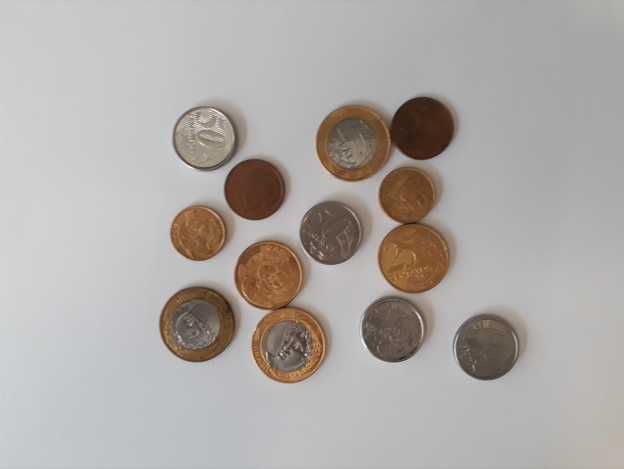
#> input picture moeda4.png, 1248 x 938 px (shown at 1/2 size)
$ python main.py
#> lines starting #> are read from the running program, lines starting #| are printed output that depends on the picture; after the words box and inside, x2 and y2 are one past the last pixel; in counts of white or black regions, pixels touching at a corner belong together
import cv2
import numpy as np

# Medida das moedas em milimetros
diametro1Real = 27
diametro25Centavos = 25   # identificar pelo raio
diametro10Centavos = 20   # identificar pela raio
diametro5Centavos = 22    # identificar pela raio

# Definindo a razão das moedas com a de um real
razao25Centavos = diametro25Centavos / diametro1Real
razao10Centavos = diametro10Centavos / diametro1Real
razao5Centavos = diametro5Centavos / diametro1Real

def main():

    input = cv2.imread('moeda4.png')
#> input is the input picture: shape (938, 1248, 3); mean B, G, R 167.1, 170.3, 174.8

    (processado, output, somaMoedas, media1Real) = processar1Real(input, processado=input.copy(),
                                                                  output=input.copy(), somaMoedas=0)
    (processado, output, somaMoedas) = processar50Centavos(processado, output, somaMoedas)
    (output, somaMoedas) = processarRestante(processado, output, somaMoedas, media1Real)
    instrucoesFinais(output, somaMoedas)


def processar1Real(input, processado, output, somaMoedas):

#> called with somaMoedas = 0
    media1Real = 0;
    hsv = cv2.medianBlur(cv2.cvtColor(input, cv2.COLOR_BGR2HSV), 9)

    mascara = cv2.inRange(hsv, np.array([0, 0, 0]), np.array([255, 102, 255]))
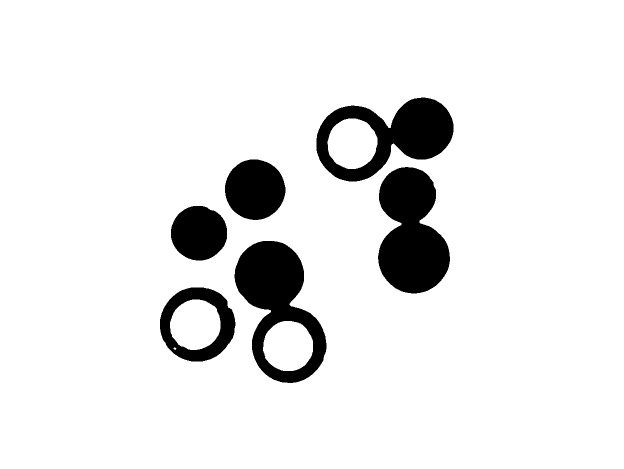
#> mascara: shape (938, 1248) (shown at 1/2 size); 91.2% white; 6 black regions, box (x1, y1, x2, y2) and area: (756, 334, 900, 587) 25833, (469, 482, 653, 766) 24773, (633, 195, 907, 363) 22070, (450, 319, 571, 440) 11415, (342, 412, 454, 521) 9603, (320, 575, 471, 723) 9463
    circulos = cv2.HoughCircles(image=mascara, method=cv2.HOUGH_GRADIENT, dp=1, minDist=50,
                                param1=50, param2=30, minRadius=40, maxRadius=100)
#> circulos = [[394.5, 647.5, 74.5], [707.5, 285.5, 74.9], [579.5, 689.5, 75.9]]

    circulosDetectados = np.uint16(np.around(circulos))
#> circulosDetectados = [[394, 648, 74], [708, 286, 75], [580, 690, 76]]

    for (x, y, raio) in circulosDetectados[0, :]:
        cv2.circle(output, (x, y), raio, (0, 140, 255), 3)
        k = raio + 8
        processado[y-k: y+k, x-k: x+k] = cv2.blur(processado[y-k: y+k, x-k: x+k], (199, 199))
        cv2.putText(output, "R$ 1.00", (x - 50, y), cv2.FONT_HERSHEY_DUPLEX, 0.75, (0, 0, 0), 1)
        somaMoedas += 1
        media1Real += float(raio)
#> this loop made 3 passes
#> (x, y, media1Real) on passes 1 to 3: (394, 648, 74), (708, 286, 149), (580, 690, 225)
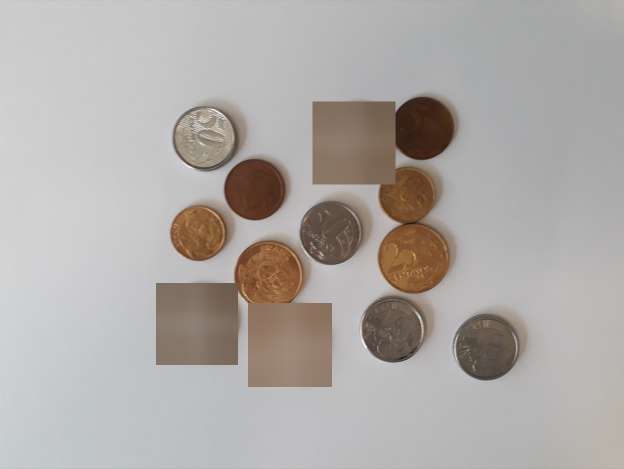
#> processado: shape (938, 1248, 3) (shown at 1/2 size); mean of channels 0, 1, 2 167, 170.2, 174.8; drawn as B, G, R
#> after the loop, media1Real = 225; somaMoedas = 3

    media1Real /= somaMoedas
#> media1Real = 75
#> in main, `(processado, output, somaMoedas, media1Real) = processar1Real(input, p..`: somaMoedas = 3; media1Real = 75
    return processado, output, somaMoedas, media1Real


def processar50Centavos(processado, output, somaMoedas):

#> called with somaMoedas = 3
    hsv = cv2.medianBlur(cv2.cvtColor(processado, cv2.COLOR_BGR2HSV), 1)
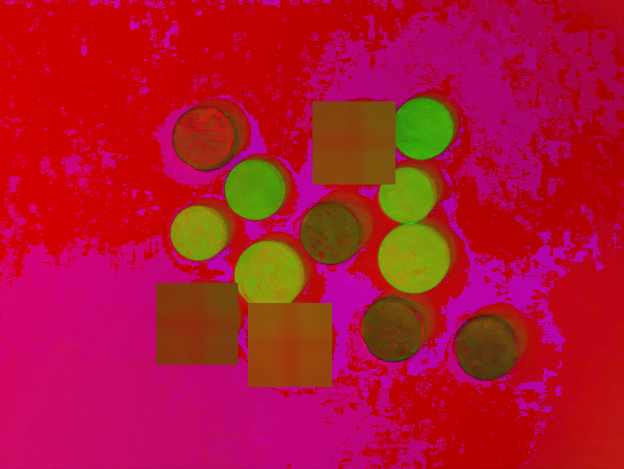
#> hsv: shape (938, 1248, 3) (shown at 1/2 size); mean of channels 0, 1, 2 48.7, 20, 175.9; drawn as B, G, R

    mascara = cv2.inRange(hsv, np.array([0, 0, 0]), np.array([255, 60, 135]))
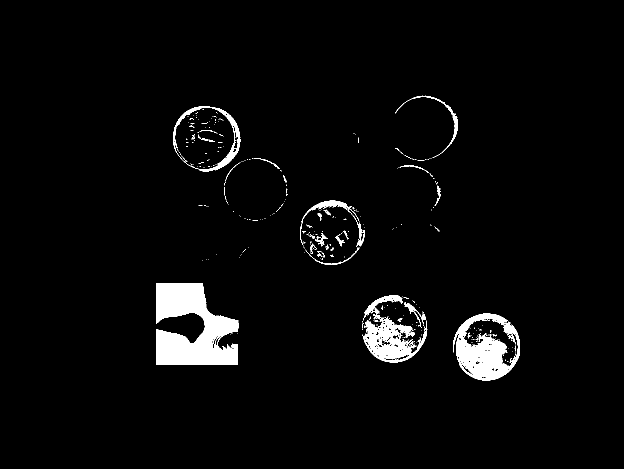
#> mascara: shape (938, 1248) (shown at 1/2 size); 3.4% white; 334 white regions (301 under 20 px), largest, box (x1, y1, x2, y2) and area: (312, 566, 478, 730) 17687, (906, 627, 1040, 761) 8974, (725, 634, 855, 725) 5499
    circulos = cv2.HoughCircles(image=mascara, method=cv2.HOUGH_GRADIENT, dp=1, minDist=50,
                                param1=50, param2=30, minRadius=40, maxRadius=100)
#> circulos = [[408.5, 273.5, 59], [785.5, 659.5, 61.2], [974.5, 692.5, 65.7], [666.5, 455.5, 54.8]]

    if circulos is not None:
        circulosDetectados = np.uint16(np.around(circulos))
#> circulosDetectados = [[408, 274, 59], [786, 660, 61], [974, 692, 66], [666, 456, 55]]

        for (x, y, raio) in circulosDetectados[0, :]:
            cv2.circle(output, (x, y), raio, (255, 255, 255), 3)
            k = raio + 8 #constante
            processado[y-k: y+k, x-k: x+k] = cv2.blur(processado[y-k: y+k, x-k: x+k], (199, 199))
            cv2.putText(output, "R$ 0.50", (x - 45, y), cv2.FONT_HERSHEY_DUPLEX, 0.75, (0, 0, 0), 1)
            somaMoedas += 0.5
#> this loop made 4 passes
#> (x, y, raio, k, somaMoedas) on passes 1 to 4: (408, 274, 59, 67, 3.5), (786, 660, 61, 69, 4), (974, 692, 66, 74, 4.5), (666, 456, 55, 63, 5)
#> output: shape (938, 1248, 3); mean of channels 0, 1, 2 167.4, 171.3, 176.3
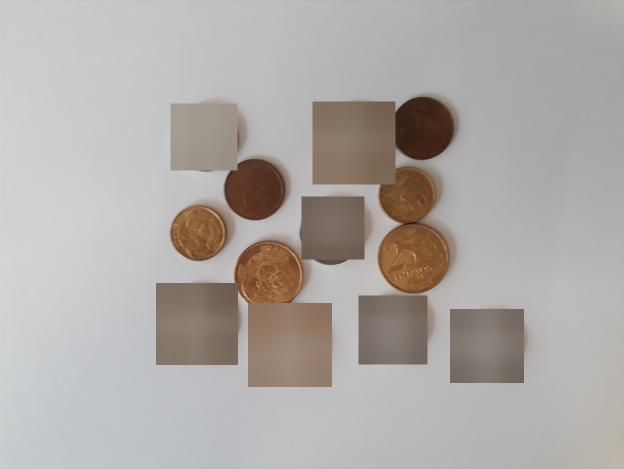
#> processado: shape (938, 1248, 3) (shown at 1/2 size); 6.39% of pixels changed, all inside (x1, y1, x2, y2) = (341, 207, 1048, 766); drawn as B, G, R
#> after the loop, somaMoedas = 5

    return processado, output, somaMoedas


def processarRestante(processado, output, somaMoedas, media1Real):

#> called with somaMoedas = 5, media1Real = 75
    gray = cv2.medianBlur(cv2.cvtColor(processado, cv2.COLOR_BGR2GRAY), 15)
    circulos = cv2.HoughCircles(image=gray, method=cv2.HOUGH_GRADIENT, dp=1, minDist=50,
                                param1=50, param2=30, minRadius=45, maxRadius=100)
#> circulos = [[827.5, 515.5, 71.6], [510.5, 378.5, 60.6], [846.5, 255.5, 61.9], [396.5, 465.5, 55.5], [536.5, 549.5, 68.8], [814.5, 385.5, 58.4]]

    circulosDetectados = np.uint16(np.around(circulos))
#> circulosDetectados = [[828, 516, 72], [510, 378, 61], [846, 256, 62], [396, 466, 56], [536, 550, 69], [814, 386, 58]]

    for (x, y, raio) in circulosDetectados[0, :]:

        razao = float(round(raio/media1Real, 2))

        # 25 Centavos, se:    0.98 >= razao >= 0.86
        if (razao25Centavos + 0.06) >= razao >= (razao25Centavos - 0.06):
            somaMoedas += 0.25
            cv2.circle(output, (x, y), raio, (0, 0, 0), 3)
            cv2.putText(output, "R$ 0.25", (x - 45, y), cv2.FONT_HERSHEY_DUPLEX, 0.75, (0, 0, 0), 1)

        # 5 Centavos, se:      0.86 > razao >= 0.80
        elif (razao5Centavos + 0.05) > razao >= (razao5Centavos - 0.01):
            somaMoedas += 0.05
            cv2.circle(output, (x, y), raio, (123, 0, 0), 3)
            cv2.putText(output, "R$ 0.05", (x - 45, y), cv2.FONT_HERSHEY_DUPLEX, 0.75, (0, 0, 0), 1)

        # 10 Centavos, se:      0.80 > razao >= 0.67
        elif (razao10Centavos + 0.06) > razao >= (razao10Centavos - 0.07):
            somaMoedas += 0.10
            cv2.circle(output, (x, y), raio, (123, 0, 123), 3)
            cv2.putText(output, "R$ 0.10", (x - 45, y), cv2.FONT_HERSHEY_DUPLEX, 0.75, (0, 0, 0), 1)
#> this loop made 6 passes
#> (x, y, raio, razao, somaMoedas) on passes 1 to 6: (828, 516, 72, 0.96, 5.25), (510, 378, 61, 0.81, 5.3), (846, 256, 62, 0.83, 5.35), (396, 466, 56, 0.75, 5.45), (536, 550, 69, 0.92, 5.7), (814, 386, 58, 0.77, 5.8)
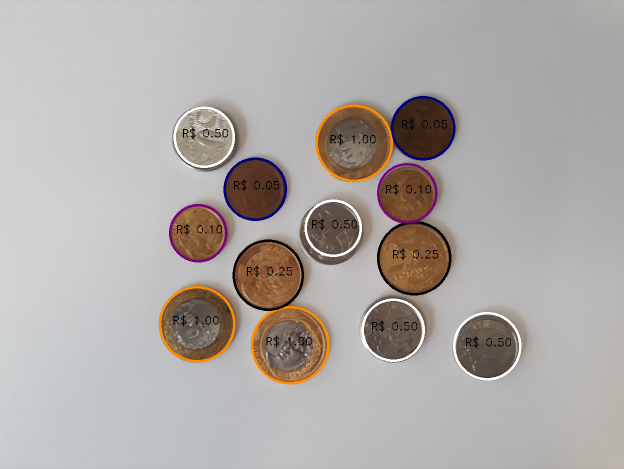
#> output: shape (938, 1248, 3) (shown at 1/2 size); mean of channels 0, 1, 2 167.2, 170.1, 175.2; drawn as B, G, R
#> after the loop, somaMoedas = 5.8

    return output, somaMoedas


def instrucoesFinais(output, somaMoedas):

#> called with somaMoedas = 5.8
    cv2.putText(output, "Total: R$ " + str("%.2f" %somaMoedas),
                (50, 50), cv2.FONT_HERSHEY_DUPLEX, 1, (0, 0, 0), 1)
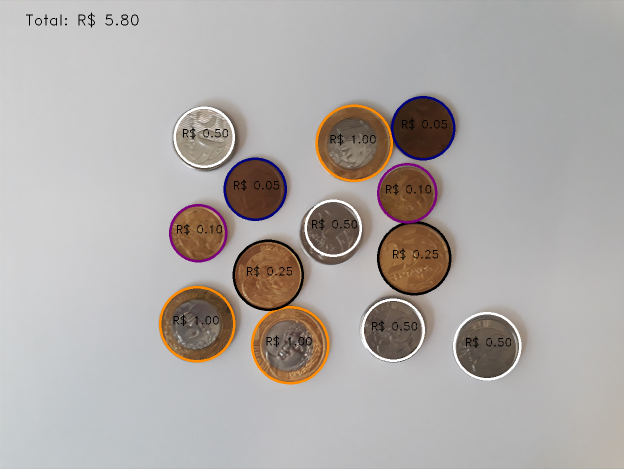
#> output: shape (938, 1248, 3) (shown at 1/2 size); 0.08% of pixels changed, all inside (x1, y1, x2, y2) = (52, 25, 277, 55); drawn as B, G, R
    cv2.imshow("output", output)
    cv2.waitKey(0)

if __name__ == '__main__':
    main()

$ run again, with moeda2.png copied over moeda4.png
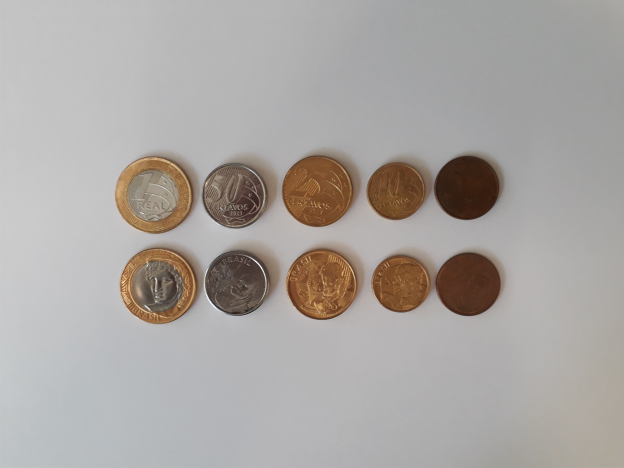
#> input picture moeda2.png, 1247 x 935 px (shown at 1/2 size)
#> in main, input is the input picture: shape (935, 1247, 3); mean B, G, R 162.2, 165.5, 170
#> in processar1Real, `mascara = cv2.inRange(hsv, np.array([0, 0, 0]), np.array([255, 102, 25..`:
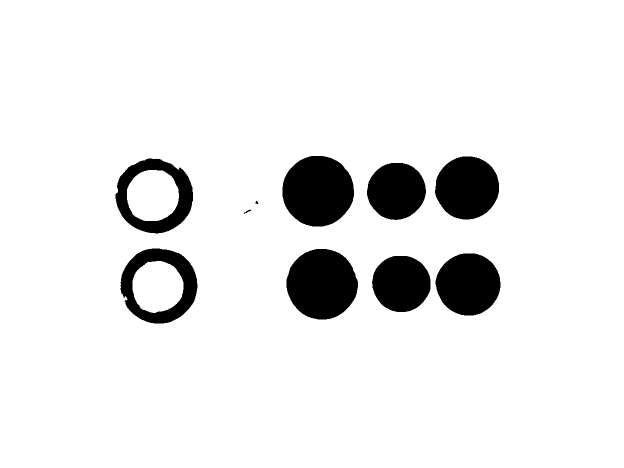
#> mascara: shape (935, 1247) (shown at 1/2 size); 91.7% white; 10 black regions, largest, box (x1, y1, x2, y2) and area: (565, 312, 708, 453) 15886, (573, 498, 716, 639) 15658, (870, 313, 998, 439) 12624
#> in processar1Real, `circulos = cv2.HoughCircles(image=mascara, method=cv2.HOUGH_GRADIENT, ..`: circulos = [[317.5, 570.5, 76.3], [309.5, 391.5, 76.1]]
#> in processar1Real, `circulosDetectados = np.uint16(np.around(circulos))`: circulosDetectados = [[318, 570, 76], [310, 392, 76]]
#> the loop in processar1Real, `for (x, y, raio) in circulosDetectados[0, :]:` made 2 passes
#> (x, y, raio, k, somaMoedas, media1Real) on passes 1 to 2: (318, 570, 76, 84, 1, 76), (310, 392, 76, 84, 2, 152)
#> after the loop in processar1Real, `for (x, y, raio) in circulosDetectados[0, :]:`: media1Real = 152; somaMoedas = 2
#> in processar1Real, `media1Real /= somaMoedas`: media1Real = 76
#> in main, `(processado, output, somaMoedas, media1Real) = processar1Real(input, p..`: somaMoedas = 2; media1Real = 76
#> in processar50Centavos, `circulos = cv2.HoughCircles(image=mascara, method=cv2.HOUGH_GRADIENT, ..`: circulos = [[476.5, 564.5, 66.4], [470.5, 389.5, 66.9]]
#> in processar50Centavos, `circulosDetectados = np.uint16(np.around(circulos))`: circulosDetectados = [[476, 564, 66], [470, 390, 67]]
#> the loop in processar50Centavos, `for (x, y, raio) in circulosDetectados[0, :]:` made 2 passes
#> (x, y, raio, k, somaMoedas) on passes 1 to 2: (476, 564, 66, 74, 2.5), (470, 390, 67, 75, 3)
#> after the loop in processar50Centavos, `for (x, y, raio) in circulosDetectados[0, :]:`: somaMoedas = 3
#> in processarRestante, `circulos = cv2.HoughCircles(image=gray, method=cv2.HOUGH_GRADIENT, dp=..`: circulos = [[936.5, 567.5, 63.9], [932.5, 374.5, 64.7], [802.5, 565.5, 58.3], [646.5, 567.5, 73], [635.5, 382.5, 71.8], [790.5, 380.5, 56.1]]
#> in processarRestante, `circulosDetectados = np.uint16(np.around(circulos))`: circulosDetectados = [[936, 568, 64], [932, 374, 65], [802, 566, 58], [646, 568, 73], [636, 382, 72], [790, 380, 56]]
#> the loop in processarRestante, `for (x, y, raio) in circulosDetectados[0, :]: ` made 6 passes
#> (x, y, raio, razao, somaMoedas) on passes 1 to 6: (936, 568, 64, 0.84, 3.05), (932, 374, 65, 0.86, 3.1), (802, 566, 58, 0.76, 3.2), (646, 568, 73, 0.96, 3.45), (636, 382, 72, 0.95, 3.7), (790, 380, 56, 0.74, 3.8)
#> after the loop in processarRestante, `for (x, y, raio) in circulosDetectados[0, :]:`: somaMoedas = 3.8
#> in instrucoesFinais, `cv2.putText(output, "Total: R$ " + str("%.2f" %somaMoedas), (50, 50), ..`:
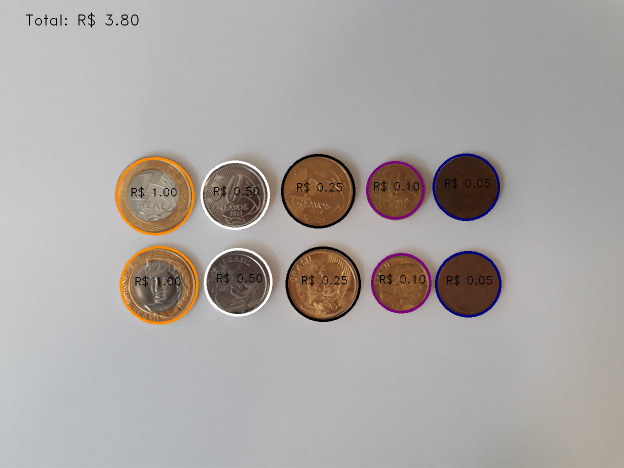
#> output: shape (935, 1247, 3) (shown at 1/2 size); mean of channels 0, 1, 2 161.9, 164.6, 169.4; drawn as B, G, R
